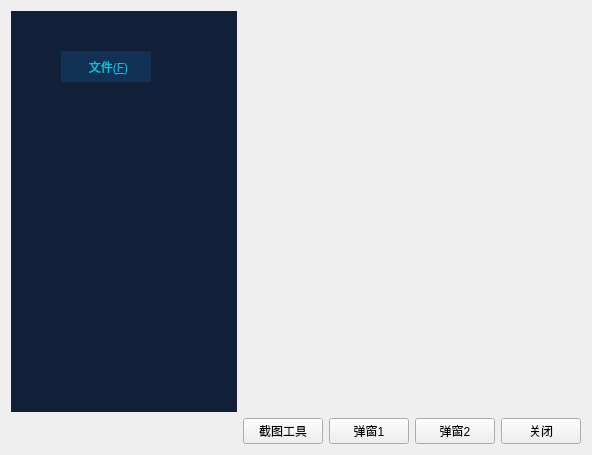
<?xml version="1.0" encoding="UTF-8"?>
<ui version="4.0">
 <class>Widget</class>
 <widget class="QWidget" name="Widget">
  <property name="geometry">
   <rect>
    <x>0</x>
    <y>0</y>
    <width>592</width>
    <height>455</height>
   </rect>
  </property>
  <property name="windowTitle">
   <string>Widget</string>
  </property>
  <layout class="QGridLayout" name="gridLayout">
   <item row="1" column="3">
    <widget class="QPushButton" name="pushButton_3">
     <property name="text">
      <string>弹窗2</string>
     </property>
    </widget>
   </item>
   <item row="0" column="4">
    <spacer name="verticalSpacer">
     <property name="orientation">
      <enum>Qt::Vertical</enum>
     </property>
     <property name="sizeHint" stdset="0">
      <size>
       <width>20</width>
       <height>405</height>
      </size>
     </property>
    </spacer>
   </item>
   <item row="1" column="0">
    <spacer name="horizontalSpacer">
     <property name="orientation">
      <enum>Qt::Horizontal</enum>
     </property>
     <property name="sizeHint" stdset="0">
      <size>
       <width>247</width>
       <height>20</height>
      </size>
     </property>
    </spacer>
   </item>
   <item row="1" column="1">
    <widget class="QPushButton" name="pushButton">
     <property name="text">
      <string>截图工具</string>
     </property>
    </widget>
   </item>
   <item row="1" column="2">
    <widget class="QPushButton" name="pushButton_2">
     <property name="text">
      <string>弹窗1</string>
     </property>
    </widget>
   </item>
   <item row="1" column="4">
    <widget class="QPushButton" name="pushButton_4">
     <property name="text">
      <string>关闭</string>
     </property>
    </widget>
   </item>
   <item row="0" column="0">
    <widget class="QWidget" name="widget" native="true">
     <property name="styleSheet">
      <string notr="true">QWidget#widget{
background:#111F39;
}
QToolButton::menu-indicator{
image:None;
}
QToolButton{
padding:3px 5px 3px 10px;
font:12pt &quot;微软雅黑&quot;;
color:#00C6E5;
border:0px solid #00BBE2;
background:#113255;
}</string>
     </property>
     <widget class="QToolButton" name="btnMenu">
      <property name="geometry">
       <rect>
        <x>50</x>
        <y>40</y>
        <width>90</width>
        <height>31</height>
       </rect>
      </property>
      <property name="styleSheet">
       <string notr="true"/>
      </property>
      <property name="text">
       <string>文件(&amp;F)</string>
      </property>
      <property name="popupMode">
       <enum>QToolButton::InstantPopup</enum>
      </property>
     </widget>
    </widget>
   </item>
  </layout>
 </widget>
 <layoutdefault spacing="6" margin="11"/>
 <resources/>
 <connections/>
</ui>
